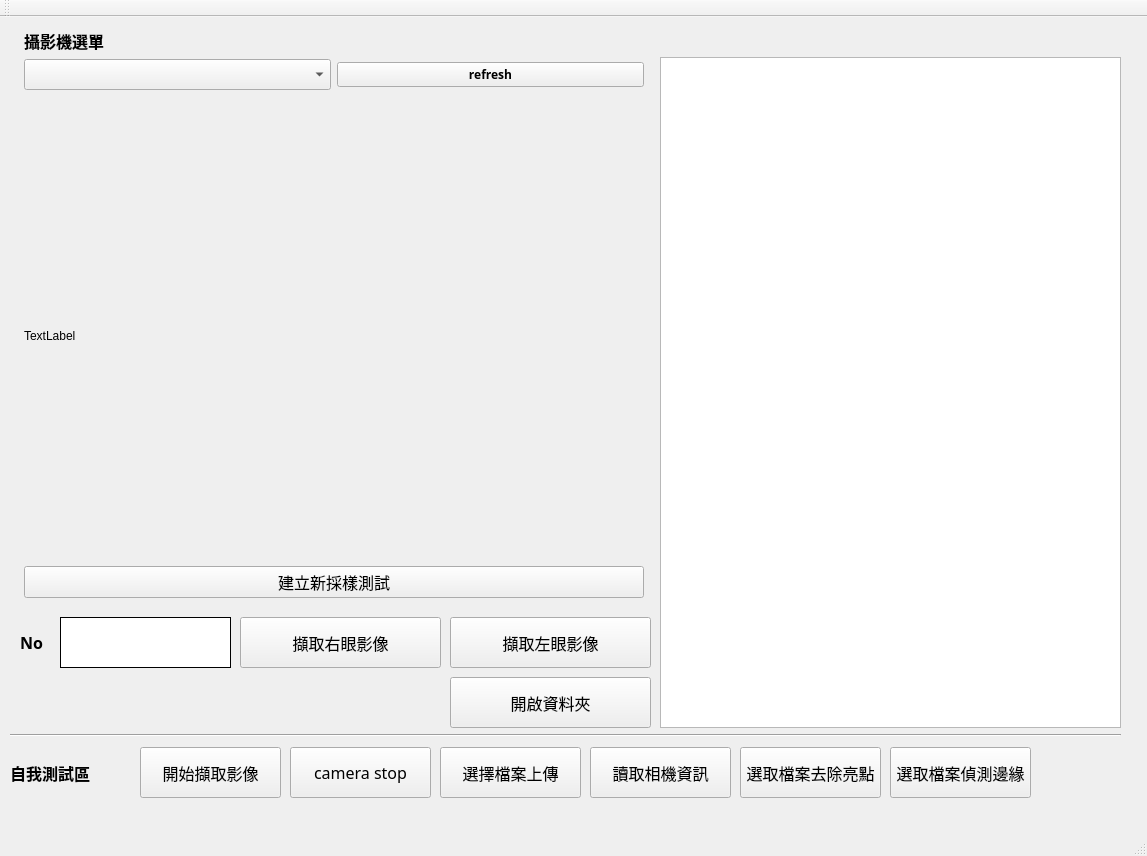
<?xml version="1.0" encoding="UTF-8"?>
<ui version="4.0">
 <class>MainWindow</class>
 <widget class="QMainWindow" name="MainWindow">
  <property name="geometry">
   <rect>
    <x>0</x>
    <y>0</y>
    <width>1147</width>
    <height>856</height>
   </rect>
  </property>
  <property name="minimumSize">
   <size>
    <width>0</width>
    <height>0</height>
   </size>
  </property>
  <property name="windowTitle">
   <string>EyeAnalysis</string>
  </property>
  <widget class="QWidget" name="centralWidget">
   <widget class="QPushButton" name="btnCameraStart">
    <property name="geometry">
     <rect>
      <x>140</x>
      <y>730</y>
      <width>141</width>
      <height>51</height>
     </rect>
    </property>
    <property name="font">
     <font>
      <family>微軟正黑體</family>
      <pointsize>12</pointsize>
     </font>
    </property>
    <property name="text">
     <string>開始擷取影像</string>
    </property>
   </widget>
   <widget class="QPushButton" name="btnCameraStop">
    <property name="geometry">
     <rect>
      <x>290</x>
      <y>730</y>
      <width>141</width>
      <height>51</height>
     </rect>
    </property>
    <property name="font">
     <font>
      <family>微軟正黑體</family>
      <pointsize>12</pointsize>
     </font>
    </property>
    <property name="text">
     <string>camera stop</string>
    </property>
   </widget>
   <widget class="QLabel" name="label_showInfo">
    <property name="geometry">
     <rect>
      <x>10</x>
      <y>660</y>
      <width>431</width>
      <height>51</height>
     </rect>
    </property>
    <property name="font">
     <font>
      <family>Arial Black</family>
      <pointsize>12</pointsize>
      <weight>75</weight>
      <bold>true</bold>
     </font>
    </property>
    <property name="midLineWidth">
     <number>0</number>
    </property>
    <property name="text">
     <string/>
    </property>
    <property name="scaledContents">
     <bool>false</bool>
    </property>
   </widget>
   <widget class="QPlainTextEdit" name="txtShow">
    <property name="geometry">
     <rect>
      <x>660</x>
      <y>40</y>
      <width>461</width>
      <height>671</height>
     </rect>
    </property>
    <property name="font">
     <font>
      <family>微軟正黑體</family>
      <pointsize>12</pointsize>
     </font>
    </property>
   </widget>
   <widget class="QLabel" name="label_2">
    <property name="geometry">
     <rect>
      <x>20</x>
      <y>600</y>
      <width>41</width>
      <height>51</height>
     </rect>
    </property>
    <property name="font">
     <font>
      <family>Arial Black</family>
      <pointsize>12</pointsize>
      <weight>75</weight>
      <bold>true</bold>
     </font>
    </property>
    <property name="text">
     <string>No</string>
    </property>
   </widget>
   <widget class="QTextEdit" name="textEdit_testerNo">
    <property name="geometry">
     <rect>
      <x>60</x>
      <y>600</y>
      <width>171</width>
      <height>51</height>
     </rect>
    </property>
    <property name="font">
     <font>
      <family>微軟正黑體</family>
      <pointsize>12</pointsize>
      <weight>50</weight>
      <bold>false</bold>
      <stylestrategy>PreferAntialias</stylestrategy>
      <kerning>true</kerning>
     </font>
    </property>
    <property name="layoutDirection">
     <enum>Qt::LeftToRight</enum>
    </property>
    <property name="frameShape">
     <enum>QFrame::Box</enum>
    </property>
    <property name="frameShadow">
     <enum>QFrame::Plain</enum>
    </property>
    <property name="html">
     <string>&lt;!DOCTYPE HTML PUBLIC &quot;-//W3C//DTD HTML 4.0//EN&quot; &quot;http://www.w3.org/TR/REC-html40/strict.dtd&quot;&gt;
&lt;html&gt;&lt;head&gt;&lt;meta name=&quot;qrichtext&quot; content=&quot;1&quot; /&gt;&lt;style type=&quot;text/css&quot;&gt;
p, li { white-space: pre-wrap; }
&lt;/style&gt;&lt;/head&gt;&lt;body style=&quot; font-family:'微軟正黑體'; font-size:12pt; font-weight:400; font-style:normal;&quot;&gt;
&lt;p style=&quot;-qt-paragraph-type:empty; margin-top:0px; margin-bottom:0px; margin-left:0px; margin-right:0px; -qt-block-indent:0; text-indent:0px;&quot;&gt;&lt;br /&gt;&lt;/p&gt;&lt;/body&gt;&lt;/html&gt;</string>
    </property>
   </widget>
   <widget class="QPushButton" name="btnCameraStart_r">
    <property name="geometry">
     <rect>
      <x>240</x>
      <y>600</y>
      <width>201</width>
      <height>51</height>
     </rect>
    </property>
    <property name="font">
     <font>
      <family>微軟正黑體</family>
      <pointsize>12</pointsize>
     </font>
    </property>
    <property name="text">
     <string>擷取右眼影像</string>
    </property>
   </widget>
   <widget class="QPushButton" name="btnCameraStart_l">
    <property name="geometry">
     <rect>
      <x>450</x>
      <y>600</y>
      <width>201</width>
      <height>51</height>
     </rect>
    </property>
    <property name="font">
     <font>
      <family>微軟正黑體</family>
      <pointsize>12</pointsize>
     </font>
    </property>
    <property name="text">
     <string>擷取左眼影像</string>
    </property>
   </widget>
   <widget class="QPushButton" name="btnOpenFolder">
    <property name="geometry">
     <rect>
      <x>450</x>
      <y>660</y>
      <width>201</width>
      <height>51</height>
     </rect>
    </property>
    <property name="font">
     <font>
      <family>微軟正黑體</family>
      <pointsize>12</pointsize>
     </font>
    </property>
    <property name="text">
     <string>開啟資料夾</string>
    </property>
   </widget>
   <widget class="QLabel" name="label_3">
    <property name="geometry">
     <rect>
      <x>10</x>
      <y>730</y>
      <width>131</width>
      <height>51</height>
     </rect>
    </property>
    <property name="font">
     <font>
      <family>微軟正黑體</family>
      <pointsize>12</pointsize>
      <weight>75</weight>
      <bold>true</bold>
     </font>
    </property>
    <property name="text">
     <string>自我測試區</string>
    </property>
   </widget>
   <widget class="Line" name="line">
    <property name="geometry">
     <rect>
      <x>10</x>
      <y>710</y>
      <width>1111</width>
      <height>16</height>
     </rect>
    </property>
    <property name="orientation">
     <enum>Qt::Horizontal</enum>
    </property>
   </widget>
   <widget class="QWidget" name="layoutWidget">
    <property name="geometry">
     <rect>
      <x>13</x>
      <y>1</y>
      <width>642</width>
      <height>591</height>
     </rect>
    </property>
    <layout class="QVBoxLayout" name="verticalLayout_2">
     <item>
      <layout class="QVBoxLayout" name="verticalLayout">
       <item>
        <widget class="QLabel" name="label">
         <property name="font">
          <font>
           <family>微軟正黑體 Light</family>
           <pointsize>12</pointsize>
           <weight>75</weight>
           <bold>true</bold>
          </font>
         </property>
         <property name="text">
          <string>攝影機選單</string>
         </property>
        </widget>
       </item>
       <item>
        <layout class="QHBoxLayout" name="horizontalLayout">
         <item>
          <widget class="QComboBox" name="comboBox_camList">
           <property name="font">
            <font>
             <family>微軟正黑體</family>
             <pointsize>12</pointsize>
             <weight>75</weight>
             <bold>true</bold>
            </font>
           </property>
          </widget>
         </item>
         <item>
          <widget class="QPushButton" name="btnRefresh">
           <property name="font">
            <font>
             <family>Arial Black</family>
             <pointsize>9</pointsize>
             <weight>75</weight>
             <bold>true</bold>
            </font>
           </property>
           <property name="text">
            <string>refresh</string>
           </property>
          </widget>
         </item>
        </layout>
       </item>
      </layout>
     </item>
     <item>
      <widget class="QLabel" name="right_label">
       <property name="minimumSize">
        <size>
         <width>640</width>
         <height>480</height>
        </size>
       </property>
       <property name="maximumSize">
        <size>
         <width>640</width>
         <height>480</height>
        </size>
       </property>
       <property name="baseSize">
        <size>
         <width>640</width>
         <height>480</height>
        </size>
       </property>
       <property name="text">
        <string>TextLabel</string>
       </property>
      </widget>
     </item>
     <item>
      <widget class="QPushButton" name="btnBuildTester">
       <property name="font">
        <font>
         <family>微軟正黑體</family>
         <pointsize>12</pointsize>
        </font>
       </property>
       <property name="text">
        <string>建立新採樣測試</string>
       </property>
      </widget>
     </item>
    </layout>
   </widget>
   <widget class="QPushButton" name="btnVideoSelUpload">
    <property name="geometry">
     <rect>
      <x>440</x>
      <y>730</y>
      <width>141</width>
      <height>51</height>
     </rect>
    </property>
    <property name="font">
     <font>
      <family>微軟正黑體</family>
      <pointsize>12</pointsize>
     </font>
    </property>
    <property name="text">
     <string>選擇檔案上傳</string>
    </property>
   </widget>
   <widget class="QPushButton" name="btnVideoSetting">
    <property name="geometry">
     <rect>
      <x>590</x>
      <y>730</y>
      <width>141</width>
      <height>51</height>
     </rect>
    </property>
    <property name="font">
     <font>
      <family>微軟正黑體</family>
      <pointsize>12</pointsize>
     </font>
    </property>
    <property name="text">
     <string>讀取相機資訊</string>
    </property>
   </widget>
   <widget class="QPushButton" name="btnVideoSeltoNolight">
    <property name="geometry">
     <rect>
      <x>740</x>
      <y>730</y>
      <width>141</width>
      <height>51</height>
     </rect>
    </property>
    <property name="font">
     <font>
      <family>微軟正黑體</family>
      <pointsize>12</pointsize>
     </font>
    </property>
    <property name="text">
     <string>選取檔案去除亮點</string>
    </property>
   </widget>
   <widget class="QPushButton" name="btnVideoSeltoCanny">
    <property name="geometry">
     <rect>
      <x>890</x>
      <y>730</y>
      <width>141</width>
      <height>51</height>
     </rect>
    </property>
    <property name="font">
     <font>
      <family>微軟正黑體</family>
      <pointsize>12</pointsize>
     </font>
    </property>
    <property name="text">
     <string>選取檔案偵測邊緣</string>
    </property>
   </widget>
  </widget>
  <widget class="QMenuBar" name="menuBar">
   <property name="geometry">
    <rect>
     <x>0</x>
     <y>0</y>
     <width>1147</width>
     <height>21</height>
    </rect>
   </property>
  </widget>
  <widget class="QToolBar" name="mainToolBar">
   <attribute name="toolBarArea">
    <enum>TopToolBarArea</enum>
   </attribute>
   <attribute name="toolBarBreak">
    <bool>false</bool>
   </attribute>
  </widget>
  <widget class="QStatusBar" name="statusBar"/>
 </widget>
 <layoutdefault spacing="6" margin="11"/>
 <resources/>
 <connections/>
</ui>
